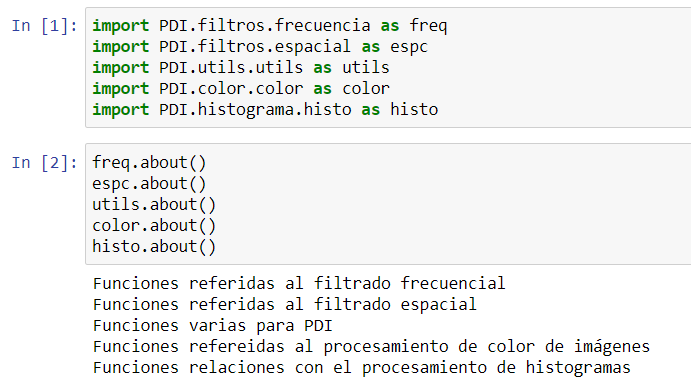
#> input picture imgs/ejemplo_biblioteca.PNG, 691 x 389 px
$ python -i segmentacion.py   (imports and definitions only)
#> lines starting #> are read from the running program, lines starting #| are printed output that depends on the picture; after the words box and inside, x2 and y2 are one past the last pixel; in counts of white or black regions, pixels touching at a corner belong together
#> further down, picture is the input picture: shape (389, 691, 3); mean B, G, R 239.5, 240.2, 239.5
### filtros/espacial.py
import numpy as np
import cv2 as cv

def about():
    print('Funciones referidas al filtrado espacial')


def getkernel(size, celdas=[], centro=None, resto=None, cruz=None, esquinas=None):
    """
    Genera un kernel arbitrario.

    Es importante el orden de los parámetros.
    Siempre se modifican los valores en el siguiente orden de importancia:\n (el que esta arriba pisa el valor del de abajo)
    - centro
    - resto
    - cruz
    - esquinas

    Ejemplo: si yo pongo un valor para esquinas=1, y un valor para resto=0, las esquinas tendrán un valor de 0

    @param celdas: debe tener tantos elementos como el kernel necesite.\n
     Los valores se van poniendo por fila, de izquierda a derecha.
    @param centro: un valor específico para el centro del kernel.
    @param resto: un valor para todos los valores excepto el centro.
    @param cruz: un valor específico para la cruz (sin  contar el centro)
    @param esquinas: un valor para las esquinas del kernel.
    """
#> called with size = 3
    kernel = np.zeros((size,size))
    mitad = int(size/2)

    if(len(celdas)>0):
        assert len(celdas)==size**2, f"ERROR, celdas debe ser una lista con {size**2} elementos"

        for ix, x in enumerate(np.arange(kernel.shape[0])):
            for iy, y in enumerate(np.arange(kernel.shape[1])):
                kernel[ix, iy] = celdas[ix*kernel.shape[0]+iy]
    else:
        if(esquinas!=None):
            kernel[0,0] = esquinas
            kernel[0,-1] = esquinas
            kernel[-1,0] = esquinas
            kernel[-1,-1] = esquinas
        if(cruz!=None):
            kernel[:,mitad] = cruz
            kernel[mitad,:] = cruz
        if(resto!=None):
            kernel[:,:] = resto
        if(centro!=None):
            kernel[mitad,mitad] = centro

    return kernel


# [24 lines left out: functions getkernel_prom, aplicar_mascaradifusa, aplicar_altapotencia, not called in this run]

### segmentacion/segmentacion.py
import numpy as np
import filtros.espacial as espc
import cv2 as cv

def about():
    print('Funciones relacionadas a la segmentación en imágenes.')


def prewitt(img, umbral=0, dcruzadas=False):
    """
    Realiza la detección de bordes mediante Prewitt.

    @param img: imagen en escala de grises
    @param umbral: valor [0,255] para el binarizado del resultado. Si se deja en 0 no se hace binarización.
    @param dcruzadas: solo calcular las derivadas con respecto a x,y (False), o hacer las derivadas cruzadas (True)
    """
    umbral = np.clip(umbral, 0, 255)

    img_prewitt = np.zeros_like(img)

    prewitt_dx = espc.getkernel(3, celdas=[-1,-1,-1, 0,0,0, 1,1,1])
    img_dx = cv.filter2D(img, -1, prewitt_dx)
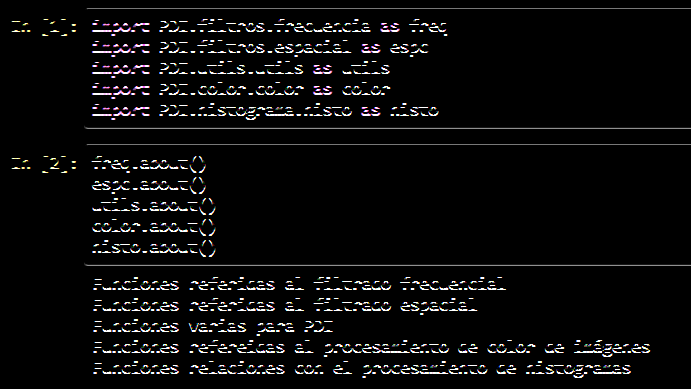
#> img_dx: shape (389, 691, 3); mean B, G, R 11.6, 11.4, 11.7
    img_prewitt += np.abs(img_dx)

    prewitt_dy = espc.getkernel(3, celdas=[-1,0,1, -1,0,1, -1,0,1])
    img_dy = cv.filter2D(img, -1, prewitt_dy)
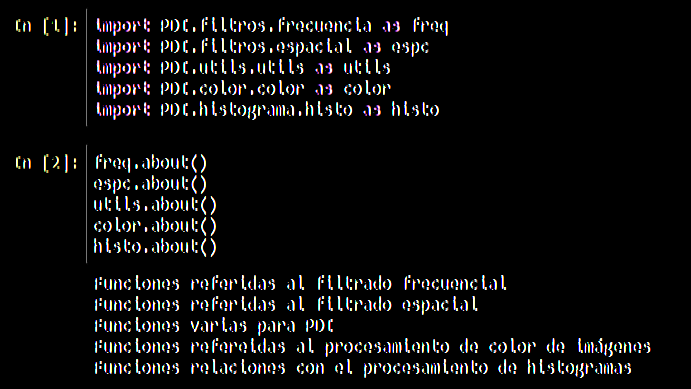
#> img_dy: shape (389, 691, 3); mean B, G, R 13.3, 13.1, 13.4
    img_prewitt += np.abs(img_dy)
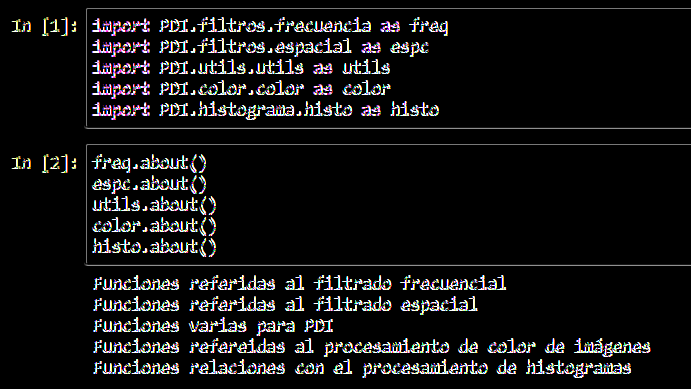
#> img_prewitt: shape (389, 691, 3); 9.16% of pixels changed, all inside (x1, y1, x2, y2) = (16, 7, 651, 378)

    if(dcruzadas):
        prewitt_dxy = espc.getkernel(3, celdas=[0,1,1, -1,0,1, -1,-1,0])
        img_dxy = cv.filter2D(img, -1, prewitt_dxy)
        img_prewitt += np.abs(img_dxy)

        prewitt_dyx = espc.getkernel(3, celdas=[-1,-1,0, -1,0,1, 0,1,1])
        img_dyx = cv.filter2D(img, -1, prewitt_dyx)
        img_prewitt += np.abs(img_dyx)

    if(umbral>0):
        img_prewitt[img_prewitt>=umbral] = 255
        img_prewitt[img_prewitt<umbral] = 0

    return img_prewitt


# [159 lines left out: functions sobel, laplacian, canny, hough, _flooding, flooding, not called in this run]

>>> import cv2
>>> picture = cv2.imread('../imgs/ejemplo_biblioteca.PNG')
>>> result = prewitt(picture)
